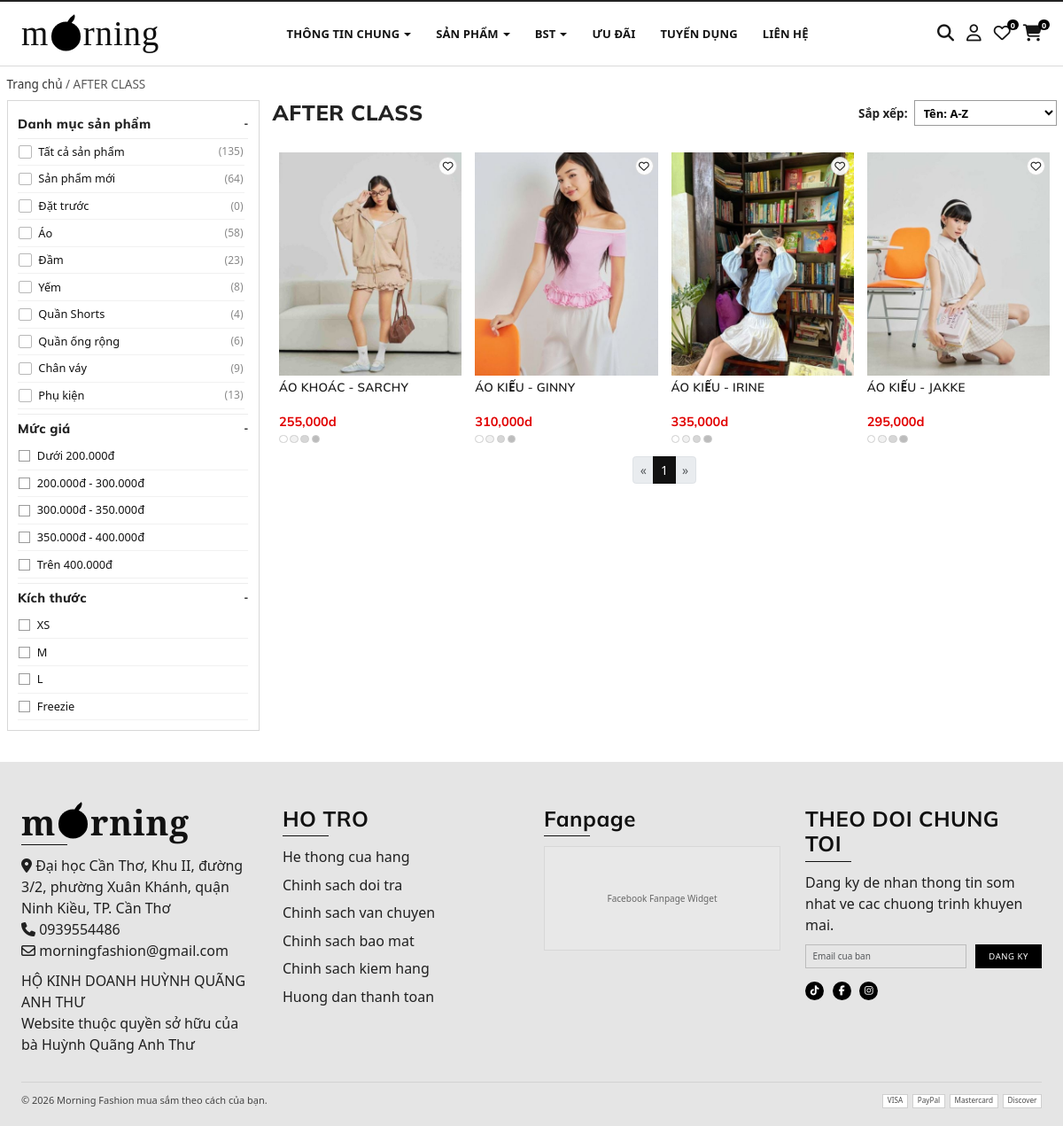
The app's page /public/after_class.php with its own data.
### tables this page shows
CREATE TABLE `products` (
  `pd_id` int(11) UNSIGNED NOT NULL,
  `pd_name` varchar(255) NOT NULL,
  `pd_price` varchar(255) NOT NULL,
  `pd_info` text NOT NULL,
  `pd_image` varchar(255) NOT NULL,
  `cat_id` int(11) UNSIGNED NOT NULL,
  `is_new` tinyint(1) NOT NULL DEFAULT 0,
  `pd_sizes` varchar(50) NOT NULL DEFAULT '',
  `pd_collection` varchar(50) NOT NULL DEFAULT ''
);

### src/partials/collection_page.php (the view, shortened to what the rows shown need)
<?php
require_once __DIR__ . '/../bootstrap.php';
$collectionDefinitions = require __DIR__ . '/../collection_definitions.php';
$collectionSlug = isset($collectionSlug) ? (string) $collectionSlug : 'tat-ca-san-pham';
$currentCollection = $collectionDefinitions[$collectionSlug] ?? $collectionDefinitions['tat-ca-san-pham'];
$productModel = new Product($PDO);
$limit = (isset($_GET['limit']) && is_numeric($_GET['limit'])) ? (int) $_GET['limit'] :100;
$page = (isset($_GET['page']) && is_numeric($_GET['page'])) ? (int) $_GET['page'] : 1;
$allowedSort = ['newest', 'name_asc', 'name_desc', 'price_asc', 'price_desc'];
$sort = isset($_GET['sort']) && in_array($_GET['sort'], $allowedSort, true)
    ? $_GET['sort']
    : ($currentCollection['defaultSort'] ?? 'newest');
$priceRangeMap = [
    'under_200' => [null, 200000],
    '200_300' => [200000, 300000],
    '300_350' => [300000, 350000],
    '350_400' => [350000, 400000],
    'over_400' => [400000, null],
];
$priceKey = (isset($_GET['price']) && isset($priceRangeMap[$_GET['price']])) ? $_GET['price'] : '';
$priceMin = $priceKey !== '' ? $priceRangeMap[$priceKey][0] : null;
$priceMax = $priceKey !== '' ? $priceRangeMap[$priceKey][1] : null;
$selectedCategory = $currentCollection['categoryId'] ?? -1;
$keywordTerms = $currentCollection['keywords'] ?? [];
$isNewOnly = !empty($currentCollection['isNew']);
$selectedCollectionCode = $currentCollection['collectionCode'] ?? null;
$allowedSizes = ['XS', 'M', 'L', 'Freezie'];
$selectedSize = (isset($_GET['size']) && in_array($_GET['size'], $allowedSizes, true)) ? $_GET['size'] : null;
$pageTitle = $currentCollection['title'];
$totalRecords = $productModel->count($selectedCategory, $priceMin, $priceMax, $keywordTerms, $isNewOnly, $selectedSize, $selectedCollectionCode);
$paginator = new Paginator(
    totalRecords: $totalRecords,
    recordsPerPage: $limit,
    currentPage: $page
);
$products = $productModel->paginate(
    $paginator->recordOffset,
    $paginator->recordsPerPage,
    $selectedCategory,
    $sort,
    $priceMin,
    $priceMax,
    $keywordTerms,
    $isNewOnly,
    $selectedSize,
    $selectedCollectionCode
);
include_once __DIR__ . '/header.php'
?>
<body>
    <div class="container catalog-page-v2">
        <div class="row g-4 catalog-layout">
            <div class="col-xl-9 col-lg-8">
                <div class="catalog-main-head">
                    <h1><?= html_escape($pageTitle) ?></h1>
                </div>
                <?php if (empty($products)) : ?>
                    <p class="favorite-empty">Hiện chưa có sản phẩm cho mục này.</p>
                <?php else : ?>
                    <div class="row catalog-product-grid">
                        <?php foreach ($products as $product) : ?>
                            <div class="col-xl-3 col-md-4 col-6">
                                <article
                                    class="catalog-card"
                                    data-product-id="<?= $product->getID() ?>"
                                    data-product-name="<?= html_escape($product->pd_name) ?>"
                                    data-product-price="<?= number_format((float) $product->pd_price) ?>d"
                                    data-product-image="<?= './uploads/' . html_escape($product->pd_image) ?>"
                                    data-product-link="detail_product.php?id=<?= $product->getID() ?>"
                                >
                                    <a href="detail_product.php?id=<?= $product->getID() ?>" class="catalog-card-link">
                                        <div class="catalog-thumb-wrap">
                                            <img src="<?= './uploads/' . html_escape($product->pd_image) ?>" alt="<?= html_escape($product->pd_name) ?>">
                                            <button type="button" class="wishlist-btn" aria-label="Thêm vào yêu thích" aria-pressed="false">
                                                <i class="fa-regular fa-heart"></i>
                                            </button>
                                        </div>
                                        <h3 class="catalog-card-title"><?= html_escape($product->pd_name) ?></h3>
                                        <p class="catalog-card-price"><?= number_format((float) $product->pd_price) ?>d</p>
                                        <div class="catalog-color-dots" aria-hidden="true">
                                            <span></span><span></span><span></span><span></span>
                                        </div>
                                    </a>
                                </article>
                            </div>
                        <?php endforeach; ?>
                    </div>
                <?php endif ?>
            </div>
        </div>
    </div>
</body>
</html>

### records on screen
products: pd_image (picture), pd_name "ÁO KHOÁC - SARCHY", pd_price "255,000"
products: pd_image (picture), pd_name "ÁO KIỂU - GINNY", pd_price "310,000"
products: pd_image (picture), pd_name "ÁO KIỂU - IRINE", pd_price "335,000"
products: pd_image (picture), pd_name "ÁO KIỂU - JAKKE", pd_price "295,000"

### other values on screen
$pageTitle "AFTER CLASS"
$sidebarCollection['title'] "Tất cả sản phẩm"
$collectionCount "135"
$sidebarCollection['title'] "Sản phẩm mới"
$collectionCount "64"
$sidebarCollection['title'] "Đặt trước"
$collectionCount "0"
$sidebarCollection['title'] "Áo"
$collectionCount "58"
$sidebarCollection['title'] "Đầm"
$collectionCount "23"
$sidebarCollection['title'] "Yếm"
$collectionCount "8"
$sidebarCollection['title'] "Quần Shorts"
$collectionCount "4"
